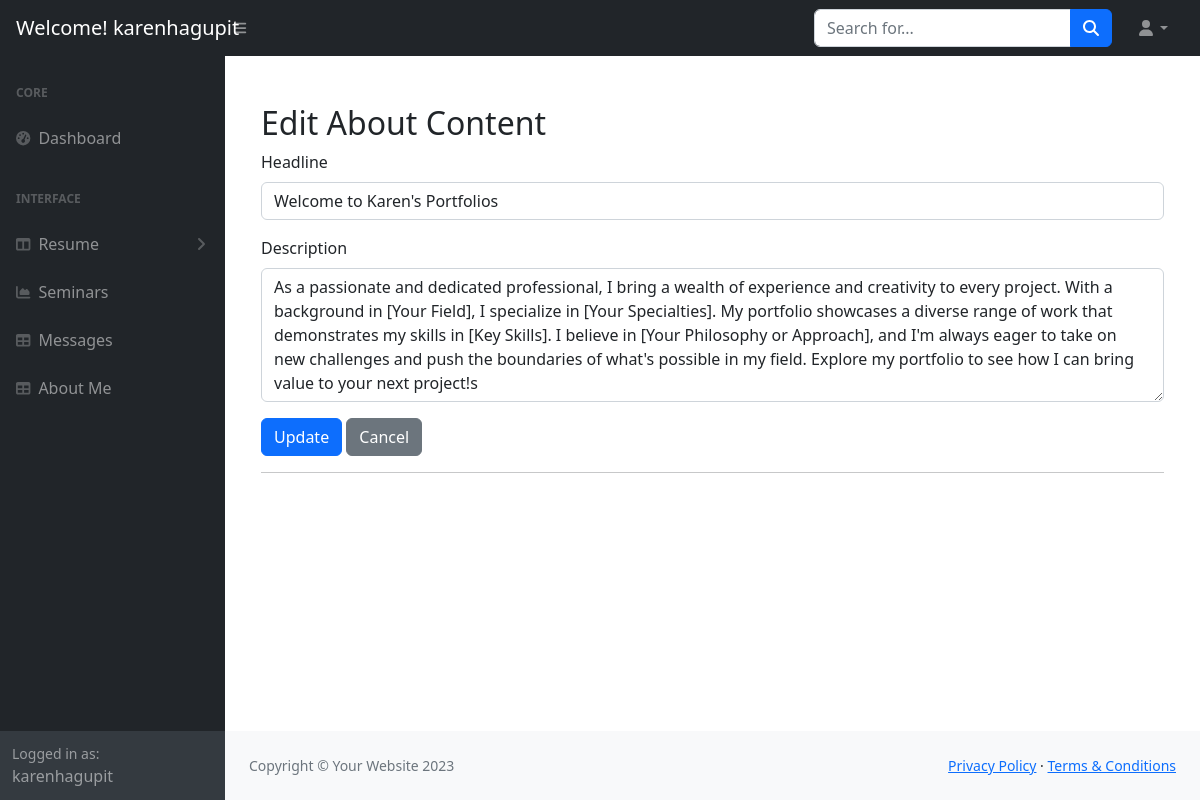
Screenshot of /dashboard/dashboard/edit_about.php (signed in) with the database file from the repository.
### tables this page shows
CREATE TABLE `about` (
  `id` int(11) NOT NULL,
  `headline` varchar(255) NOT NULL,
  `description` text NOT NULL,
  `created_at` timestamp NOT NULL DEFAULT current_timestamp(),
  `updated_at` timestamp NOT NULL DEFAULT current_timestamp() ON UPDATE current_timestamp()
);

### dashboard/dashboard/edit_about.php (the view, shortened to what this page needs)
<?php
$servername = "localhost";
$username = "root";
$password = "";
$dbname = "karensporfolio";
$conn = new mysqli($servername, $username, $password, $dbname);
$sql = "SELECT id, headline, description FROM about";
$result = $conn->query($sql);
$username = $_SESSION['user'];
?>
<!DOCTYPE html>
<html lang="en">
    <head>
        <link href="https://cdn.jsdelivr.net/npm/simple-datatables@7.1.2/dist/style.min.css" rel="stylesheet" />
        <link rel="stylesheet" href="https://maxcdn.bootstrapcdn.com/bootstrap/4.5.2/css/bootstrap.min.css">
        <link href="css/styles.css" rel="stylesheet" />
    </head>
    <body class="sb-nav-fixed">
        <nav class="sb-topnav navbar navbar-expand navbar-dark bg-dark">
            <a class="navbar-brand ps-3" href="index.html">Welcome! <?php echo htmlspecialchars($username); ?></h1></a>
            <button class="btn btn-link btn-sm order-1 order-lg-0 me-4 me-lg-0" id="sidebarToggle" href="#!"><i class="fas fa-bars"></i></button>
            <form class="d-none d-md-inline-block form-inline ms-auto me-0 me-md-3 my-2 my-md-0">
                <div class="input-group">
                    <input class="form-control" type="text" placeholder="Search for..." aria-label="Search for..." aria-describedby="btnNavbarSearch" />
                    <button class="btn btn-primary" id="btnNavbarSearch" type="button"><i class="fas fa-search"></i></button>
                </div>
            </form>
            <ul class="navbar-nav ms-auto ms-md-0 me-3 me-lg-4">
                <li class="nav-item dropdown">
                    <a class="nav-link dropdown-toggle" id="navbarDropdown" href="#" role="button" data-bs-toggle="dropdown" aria-expanded="false"><i class="fas fa-user fa-fw"></i></a>
                </li>
            </ul>
        </nav>
        <div id="layoutSidenav">
            <div id="layoutSidenav_nav">
                <nav class="sb-sidenav accordion sb-sidenav-dark" id="sidenavAccordion">
                    <div class="sb-sidenav-menu">
                        <div class="nav">
                            <div class="sb-sidenav-menu-heading">Core</div>
                            <a class="nav-link" href="dashboard.php">
                                <div class="sb-nav-link-icon"><i class="fas fa-tachometer-alt"></i></div>
                                Dashboard
                            </a>
                            <div class="sb-sidenav-menu-heading">Interface</div>
                            <a class="nav-link collapsed" href="#" data-bs-toggle="collapse" data-bs-target="#collapseLayouts" aria-expanded="false" aria-controls="collapseLayouts">
                                <div class="sb-nav-link-icon"><i class="fas fa-columns"></i></div>
                                Resume
                                <div class="sb-sidenav-collapse-arrow"><i class="fas fa-angle-down"></i></div>
                            </a>
                            <a class="nav-link" href="dash_seminar.php">
                                <div class="sb-nav-link-icon"><i class="fas fa-chart-area"></i></div>
                                Seminars
                            </a>
                            <a class="nav-link" href="message.php">
                                <div class="sb-nav-link-icon"><i class="fas fa-table"></i></div>
                                Messages
                            </a>
                            <a class="nav-link" href="dash_about.php">
                                <div class="sb-nav-link-icon"><i class="fas fa-table"></i></div>
                                About Me
                            </a>
                        </div>
                    </div>
                    <div class="sb-sidenav-footer">
                        <div class="small">Logged in as:</div>
                        <?php echo htmlspecialchars($username); ?>
                    </div>
                </nav>
            </div>
            <div id="layoutSidenav_content">
                <main>
                    <div class="container-fluid px-4">
                        <div class="container mt-5">
        <h2>Edit About Content</h2>
        <?php
        if ($result->num_rows > 0) {
            while($row = $result->fetch_assoc()) {
        ?>
        <form action="<?php echo htmlspecialchars($_SERVER["PHP_SELF"]); ?>" method="post">
            <div class="mb-3">
                <label for="headline" class="form-label">Headline</label>
                <input type="text" class="form-control" id="headline" name="headline" value="<?php echo htmlspecialchars($row['headline']); ?>" required>
            </div>
            <div class="mb-3">
                <label for="description" class="form-label">Description</label>
                <textarea class="form-control" id="description" name="description" rows="5" required><?php echo htmlspecialchars($row['description']); ?></textarea>
            </div>
            <button type="submit" class="btn btn-primary">Update</button>
            <a href="dash_about.php" class="btn btn-secondary">Cancel</a>
        </form>
        <hr>
        <?php
            }
        } else {
            echo "<p>No records found</p>";
        }
        ?>
    </div>
                </main>
                <footer class="py-4 bg-light mt-auto">
                    <div class="container-fluid px-4">
                        <div class="d-flex align-items-center justify-content-between small">
                            <div class="text-muted">Copyright &copy; Your Website 2023</div>
                            <div>
                                <a href="#">Privacy Policy</a>
                                &middot;
                                <a href="#">Terms &amp; Conditions</a>
                            </div>
                        </div>
                    </div>
                </footer>
            </div>
        </div>
    </body>
</html>

### rows the page displays
about: headline "Welcome to Karen's Portfolios", description "As a passionate and dedicated professional, I bring a wealth of experience and creativity to every project. With a background in [Your Field], I specialize in [Your Specialties]. My portfolio showcases a diverse range of work that demonstrates my skills in [Key Skills]. I believe in [Your Philosophy or Approach], and I'm always eager to take on new challenges and push the boundaries of what's possible in my field. Explore my portfolio to see how I can bring value to your next project!s"

### other values shown
$username "karenhagupit"
